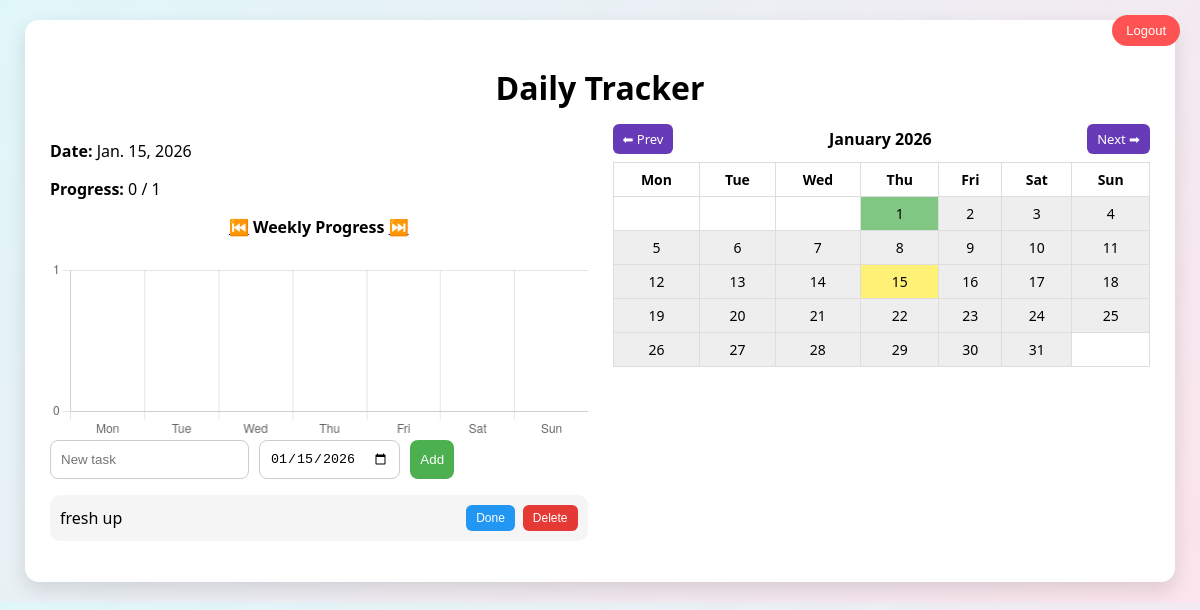
The app's page / (signed in) with its own data.
### tracker/models.py (models this page shows, shortened)
class Task(models.Model):
    user = models.ForeignKey(User, on_delete=models.CASCADE)
    title = models.CharField(max_length=100)
    date = models.DateField()
    is_completed = models.BooleanField(default=False)

### tracker/views.py (the view, shortened to what this page needs)
# urls.py: 2. Add a URL to urlpatterns:  path('', views.home, name='home')
@login_required
def home(request):
    selected_date_str = request.GET.get("date")
    week_param = request.GET.get("week")
    if week_param:
        week_start = datetime.strptime(week_param, "%Y-%m-%d").date()
    else:
        today = date.today()
        week_start = today - timedelta(days=today.weekday())
    selected_date = (
        date.fromisoformat(selected_date_str)
        if selected_date_str
        else date.today()
    )
    tasks = Task.objects.filter(
        user=request.user,
        date=selected_date
    )
    total = tasks.count()
    completed = tasks.filter(is_completed=True).count()
    progress = int((completed / total) * 100) if total > 0 else 0
    week_labels, week_values = get_week_data(request.user, week_start)
    prev_week = week_start - timedelta(days=7)
    next_week = week_start + timedelta(days=7)
    streak = calculate_streak(request.user)
    current_month_start = selected_date.replace(day=1)
    next_month_start = (current_month_start + timedelta(days=32)).replace(day=1)
    prev_month_start = (current_month_start - timedelta(days=1)).replace(day=1)
    week_labels = []
    week_values = []
    for i in range(7):
        d = week_start + timedelta(days=i)
        week_labels.append(d.strftime("%a"))
        week_values.append(
            Task.objects.filter(
                user=request.user,
                date=d,
                is_completed=True
            ).count()
        )
    context = {
        "tasks": tasks,
        "completed": completed,
        "total": total,
        "progress": progress,
        "streak": streak,
        "selected_date": selected_date,
        "month_name": calendar.month_name[current_month_start.month],
        "year": current_month_start.year,
        "calendar": build_month_calendar(
            request.user,
            current_month_start.year,
            current_month_start.month
        ),
        "next_month_name": calendar.month_name[next_month_start.month],
        "next_year": next_month_start.year,
        "next_calendar": build_month_calendar(
            request.user,
            next_month_start.year,
            next_month_start.month
        ),
        "prev_month": prev_month_start.isoformat(),
        "next_month": next_month_start.isoformat(),
        "week_labels": week_labels,
        "week_values": week_values,
        "prev_week": prev_week.isoformat(),
        "next_week": next_week.isoformat(),
    }
    return render(request, "tracker/home.html", context)

### tracker/views.py (called while the page is built)
def get_week_data(user, week_start):
    days = []
    values = []
    for i in range(7):
        d = week_start + timedelta(days=i)
        total = Task.objects.filter(user=user, date=d).count()
        done = Task.objects.filter(user=user, date=d, is_completed=True).count()
        days.append(d.strftime("%a"))
        values.append(done)
    return days, values

def calculate_streak(user):
    streak = 0
    current_day = date.today()
    while True:
        tasks = Task.objects.filter(user=user, date=current_day)
        if not tasks.exists():
            break
        if tasks.filter(is_completed=False).exists():
            break
        streak += 1
        current_day -= timedelta(days=1)
    return streak

### tracker/templates/tracker/home.html (shortened to what this page needs)
{% load static %}
<!DOCTYPE html>
<html>
<head>
</head>
<body>
<div class="logout-btn">
    <form method="post" action="{% url 'logout' %}">
        <button>Logout</button>
    </form>
</div>
<div class="container">
<h1>Daily Tracker</h1>
<div class="layout">
<div>
    <p><strong>Date:</strong> {{ selected_date }}</p>
    <p><strong>Progress:</strong> {{ completed }} / {{ total }}</p>
    <h4 style="margin-top:15px; text-align:center;">
    <a href="/?week={{ prev_week }}">⏮️</a>
    Weekly Progress
    <a href="/?week={{ next_week }}">⏭️</a>
</h4>
<div style="height:180px;">
    <canvas id="weeklyChart"></canvas>
</div>
    <form method="post" class="add-form">
        <input
            type="text"
            name="title"
            placeholder="New task"
            required
        >
        <input
            type="date"
            name="task_date"
            value="{{ selected_date|date:'Y-m-d' }}"
        >
        <button type="submit">Add</button>
    </form>
    <ul>
        {% for task in tasks %}
        <li>
            <span class="{% if task.is_completed %}done{% endif %}">
                {{ task.title }}
            </span>
            <div class="task-actions">
                <form method="post" action="{% url 'toggle_task' task.id %}">
                    <button class="toggle-btn">
                        {% if task.is_completed %}Undo{% else %}Done{% endif %}
                    </button>
                </form>
                <form method="post" action="{% url 'delete_task' task.id %}">
                    <button class="delete-btn">Delete</button>
                </form>
            </div>
        </li>
        {% empty %}
        <li>No tasks for this day.</li>
        {% endfor %}
    </ul>
</div>
<div>
    <div class="calendar-header">
        <a href="/?date={{ prev_month }}">⬅ Prev</a>
        <strong>{{ month_name }} {{ year }}</strong>
        <a href="/?date={{ next_month }}">Next ➡</a>
    </div>
    <table>
        <tr>
            <th>Mon</th><th>Tue</th><th>Wed</th>
            <th>Thu</th><th>Fri</th><th>Sat</th><th>Sun</th>
        </tr>
        {% for week in calendar %}
        <tr>
            {% for day in week %}
                {% if day.day %}
                <td class="{{ day.status }}">
                    <a href="/?date={{ day.date }}">{{ day.day }}</a>
                </td>
                {% else %}
                <td></td>
                {% endif %}
            {% endfor %}
        </tr>
        {% endfor %}
    </table>
</div>
</div>
</div>
<script>
const ctx = document.getElementById('weeklyChart');
new Chart(ctx, {
    type: 'bar',
    data: {
        labels: {{ week_labels|safe }},
        datasets: [{
            label: 'Completed Tasks',
            data: {{ week_values|safe }},
            backgroundColor: '#4caf50',
            borderRadius: 6
        }]
    },
    options: {
        responsive: true,
        maintainAspectRatio: false,
        plugins: { legend: { display: false } },
        scales: {
            y: {
                beginAtZero: true,
                ticks: { stepSize: 1 }
            }
        }
    }
});
</script>
</body>
</html>

### tracker/templates/tracker/home.html (style rules this page uses)
body { font-family: "Segoe UI", sans-serif; background: linear-gradient(135deg, #e0f7fa, #fce4ec); margin: 0; padding: 20px; }
.logout-btn { position: fixed; top: 15px; right: 20px; }
.logout-btn button { background: #ff5252; color: white; border: none; padding: 8px 14px; border-radius: 20px; cursor: pointer; font-size: 13px; }
.container { max-width: 1100px; margin: auto; background: white; padding: 25px; border-radius: 14px; box-shadow: 0 8px 20px rgba(0,0,0,0.12); }
h1 { text-align: center; margin-bottom: 15px; }
.layout { display: grid; grid-template-columns: 1fr 1fr; gap: 25px; }
.add-form { display: flex; gap: 10px; margin-bottom: 15px; }
.add-form input, .add-form button { padding: 10px; border-radius: 8px; border: 1px solid #ccc; }
.add-form button { background: #4caf50; color: white; border: none; cursor: pointer; }
ul { list-style: none; padding: 0; }
li { background: #f5f5f5; padding: 10px; margin-bottom: 8px; border-radius: 10px; display: flex; justify-content: space-between; align-items: center; }
.task-actions { display: flex; gap: 8px; }
.task-actions button { border: none; padding: 6px 10px; border-radius: 6px; cursor: pointer; font-size: 12px; }
.toggle-btn { background: #2196f3; color: white; }
.delete-btn { background: #e53935; color: white; }
.calendar-header { display: flex; justify-content: space-between; align-items: center; margin-bottom: 8px; }
.calendar-header a { text-decoration: none; background: #673ab7; color: white; padding: 6px 10px; border-radius: 6px; font-size: 13px; }
table { width: 100%; border-collapse: collapse; }
th, td { border: 1px solid #ddd; padding: 7px; text-align: center; font-size: 14px; }
td a { text-decoration: none; color: black; display: block; }
.complete { background: #81c784; }
.partial { background: #fff176; }
.none { background: #eeeeee; }

### records on screen
Task: date "Jan. 15, 2026", title "fresh up", is_completed "Done"

### other values on screen
{{ completed }} "0"
{{ total }} "1"
{{ month_name }} "January"
{{ year }} "2026"
{{ day.day }} "1" "2" "3" "4" "5" "6" "7" "8" "9" "10" "11" "12" "13" "14" "15" "16" "17" "18" "19" "20" "21" "22" "23" "24" "25" "26" "27" "28" "29" "30" "31"
chart data {{ week_labels|safe }} ['Mon', 'Tue', 'Wed', 'Thu', 'Fri', 'Sat', 'Sun']
chart data {{ week_values|safe }} [0, 0, 0, 0, 0, 0, 0]
